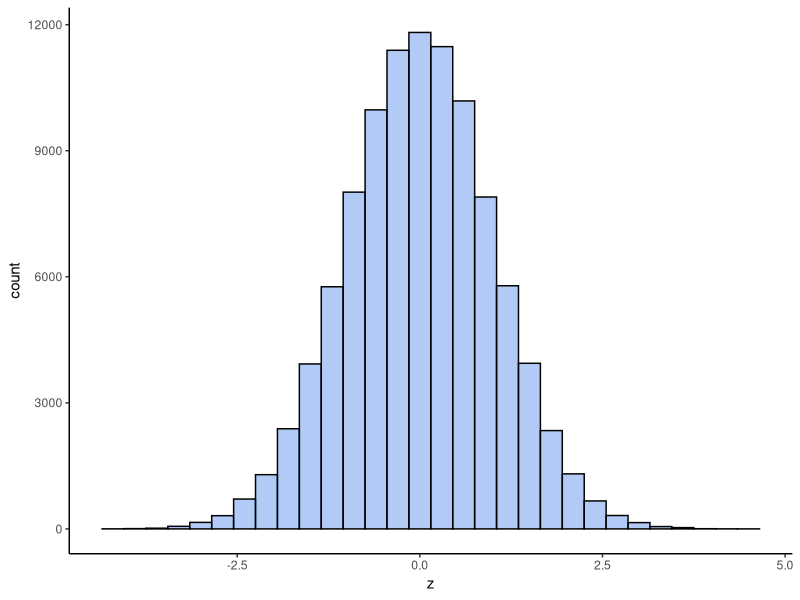
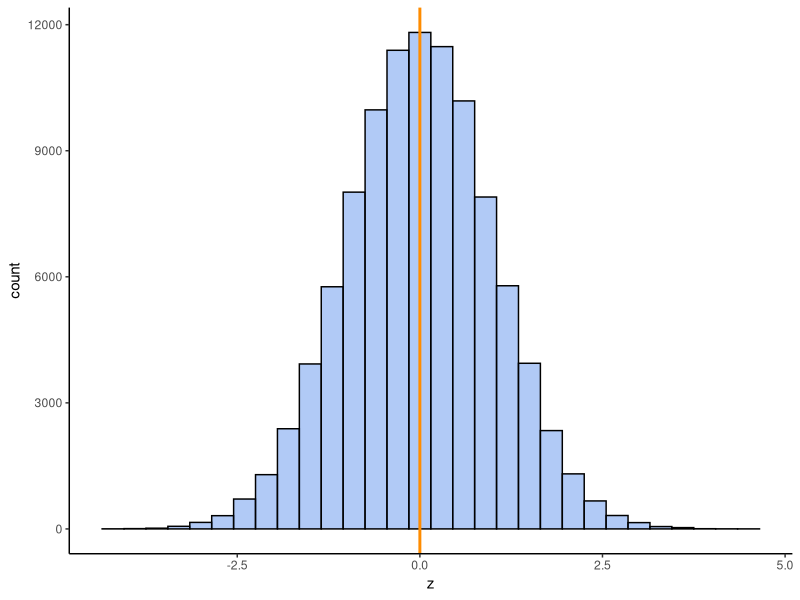
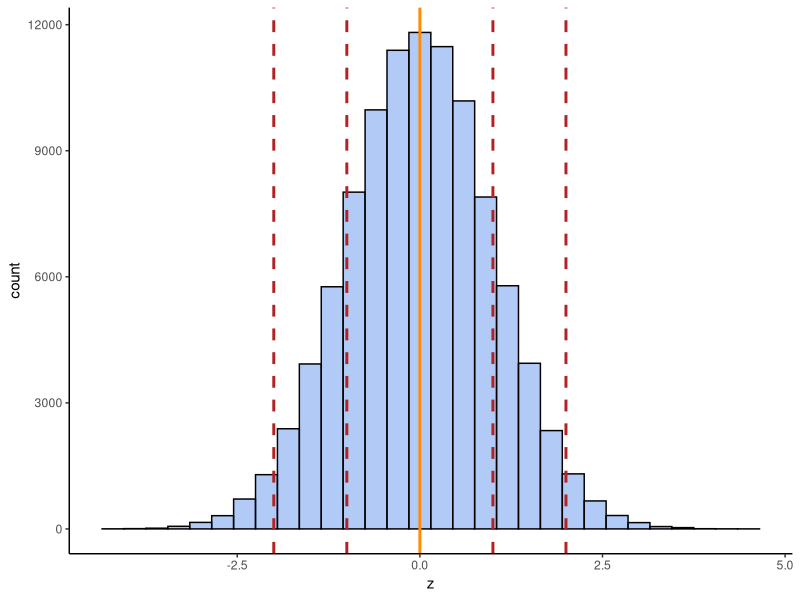
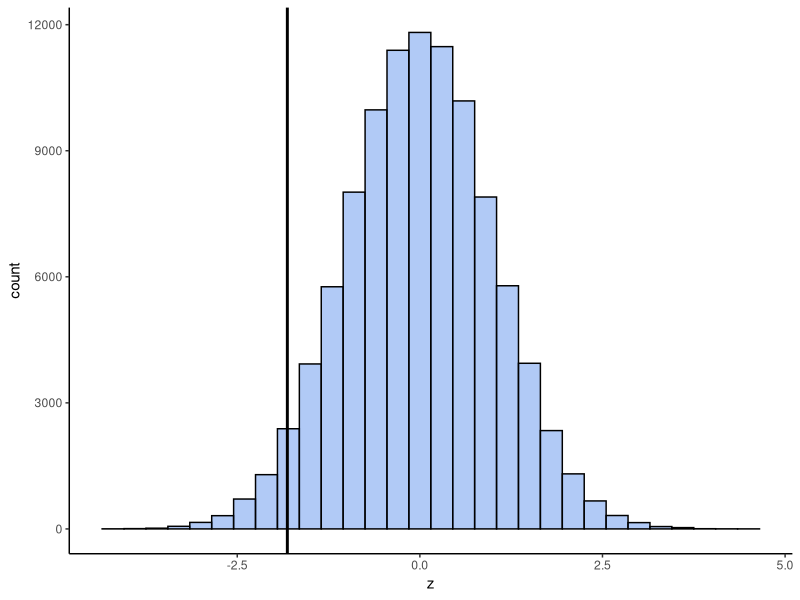
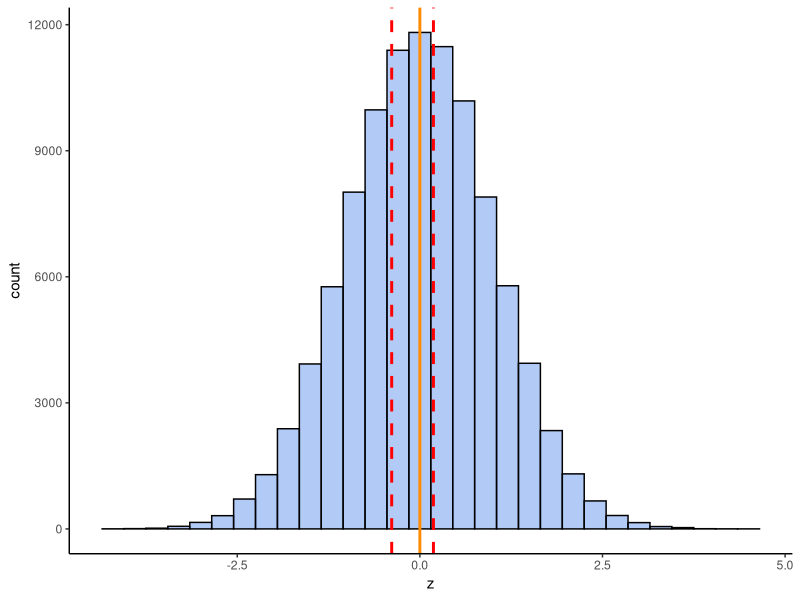
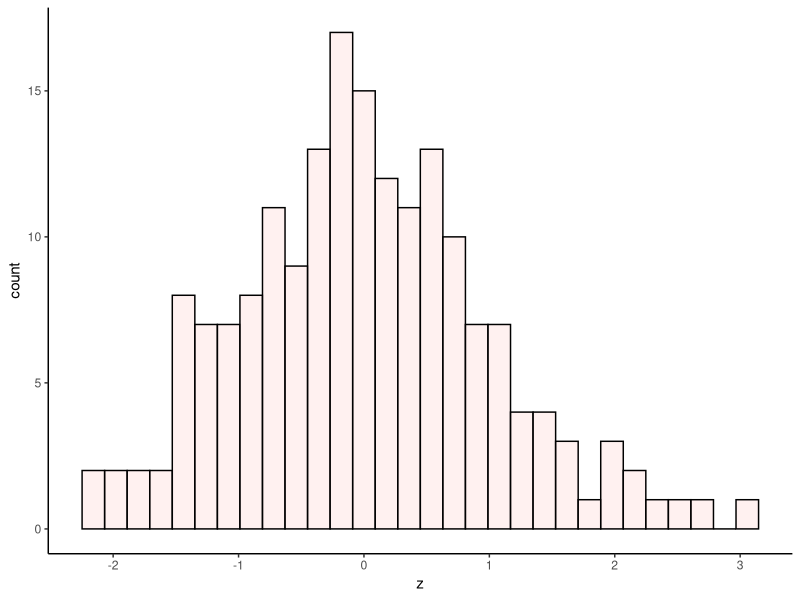

Generate these figures, in order, with R:
## How to calculate z-scores in R.


# z =  (x - mean(x)) / sd(x)

# z is a measure of how many standard deviations each point is from the mean of the distribution.


library(tidyverse)


### Example 1:

# I weighed 10 pineapples (in grams):

pineapple <- c(985, 1005, 1075, 977, 991, 1004, 1010, 1001, 952, 1035)

pineapple

mean(pineapple)

sd(pineapple)

pineapple - mean(pineapple)


dif <- pineapple - mean(pineapple)

dif 

dif / sd(pineapple)  # these are the Z-scores.


z <- dif / sd(pineapple)  # these are the Z-scores.

z


## What does the distribution of z-scores look like?

# that depends on your original distribution.

# let's just focus on what happens when your data are normally distributed.




### OK, Let's assume that the weights of pineapples are normally distributed.
# let's say they have a mean of 1003.5g and a standard deviation of 35g
# let's get the weights of 100000 pineapples.

set.seed(10) # this just makes sure we all get the same results

x <- rnorm(n= 100000, mean = 1003.5, sd = 35)

x # the weights of 100000 pineapples.

mean(x) # pretty close to what we wanted

sd(x) # pretty close to what we wanted


x - mean(x)  # difference of each data point from the mean.

dif <- x - mean(x)

dif / sd(x)  # these are the z scores.

z <- dif / sd(x)

z


# what do you think the mean and standard deviation of z-scores are ?


mean(z)

sd(z)


df <- data.frame(z) # making them into a dataframe

head(df)


# histogram
ggplot(df, aes(x = z)) + 
  geom_histogram(color = "black", fill = "cornflowerblue", alpha=0.5) +
  theme_classic()



# Overlay the mean:

ggplot(df, aes(x = z)) + 
  geom_histogram(color = "black", fill = "cornflowerblue", alpha=0.5) +
  theme_classic() +
  geom_vline(xintercept = mean(z), lwd=1, color = "darkorange")


# adding +/- 1sd and 2sd

ggplot(df, aes(x = z)) + 
  geom_histogram(color = "black", fill = "cornflowerblue", alpha=0.5) +
  theme_classic() +
  geom_vline(xintercept = mean(z), lwd=1, color = "darkorange") +
  geom_vline(xintercept = mean(z)+sd(z), lwd=1, color = "firebrick", lty=2) +
  geom_vline(xintercept = mean(z)-sd(z), lwd=1, color = "firebrick", lty=2) +
  geom_vline(xintercept = mean(z)+sd(z)+sd(z), lwd=1, color = "firebrick", lty=2) +
  geom_vline(xintercept = mean(z)-sd(z)-sd(z), lwd=1, color = "firebrick", lty=2) 
  


#### I bought a pineapple that was 940g and was upset.
# what proportion of pineapples are smaller than 940g?

# what z-score is a 940g pineapple?

# we'll use the population data to calculate it:

940 - 1003.5

(940 - 1003.5) / 35

zscore <- (940 - 1003.5) / 35

zscore

ggplot(df, aes(x = z)) + 
  geom_histogram(color = "black", fill = "cornflowerblue", alpha=0.5) +
  theme_classic() +
  geom_vline(xintercept = zscore, lwd=1, color="black")


# We can directly calculate what proportion is to the left of that black line:

pnorm(-1.814)
pnorm(zscore) #0.035  - there are 3.5% of pineapples smaller than our observed value.


# what should you get with these (you can estimate)?

pnorm(0)

pnorm(-1)

pnorm(1)

pnorm(-1.81)

pnorm(1.81)


### Reminder: all of this requires our data to come from a normal distribution.


#### Part 2:

# What is the probability of getting a pineapple between 990g and 1010g  ?


# convert to z scores:

(990 - 1003.5)  / 35   #-0.39
(1010 - 1003.5)  / 35  #0.19

z1 <- (990 - 1003.5)  / 35
z2 <- (1010 - 1003.5)  / 35

z1
z2


# Visualize:
ggplot(df, aes(x = z)) + 
  geom_histogram(color = "black", fill = "cornflowerblue", alpha=0.5) +
  theme_classic() +
  geom_vline(xintercept = 0, lwd=1, color="darkorange") +
  geom_vline(xintercept = z1, lwd=1, color="red", lty=2) +
  geom_vline(xintercept = z2, lwd=1, color="red", lty=2)


## get proportion of curve to left of each z-score

pnorm(z1) # 0.35

pnorm(z2) # 0.57

# so the area between them is:

pnorm(z2) - pnorm(z1)  #0.22



### Quick last question:

# what probability is there of getting a pineapple of greater than 1100g ?

(1100 - 1003.5) / 35  # z = 2.76

pnorm(2.76)  # proportion = 0.997 to left

# because we want greater than, we have to do this:

1 - pnorm(2.76)   #0.003  (so 0.3% chance)








##### Try for yourself -------------------------------------------  ##################


# What is the probability of a pineapple weighing more than 1014g?

(1014 - 1003.5)  / 35

1 - pnorm(0.3)


# What is the probability of a pineapple weighing between 950g and 975g?

z1 <- (950 - 1003.5)  / 35
z2 <- (975 - 1003.5)  / 35

pnorm(z1)
pnorm(z2)

pnorm(z2) - pnorm(z1)


### This is a different/harder example. It's looking at real data that is not normally distributed.

## Load the pga dataset and filter the year 2015, and select name and driveavg:

pga <- read_csv("data/pga.csv")
head(pga)

pga15 <- pga %>% filter(year == 2015) %>% select(name, driveavg) %>% as.data.frame()
head(pga15)
tail(pga15)

# caclulate the z-scores for the "driveavg" column and make a histogram of them.


vals <- pga15$driveavg # store the values in the column as 'vals'

z.vals <- (vals - mean(vals) ) / sd(vals) # make the z-scores

df.vals <- data.frame(z = z.vals) # put the zscores into a dataframe

head(df.vals)

# make histogram

ggplot(df.vals, aes(x = z)) + 
  geom_histogram(color = "black", fill = "mistyrose", alpha=0.5) +
  theme_classic()



# what do you notice ? 

# this last bit just helps us find who has a zscore above 2.5
pga15$z <- z.vals
pga15 %>% arrange(-z) %>% filter(z>2.5)
